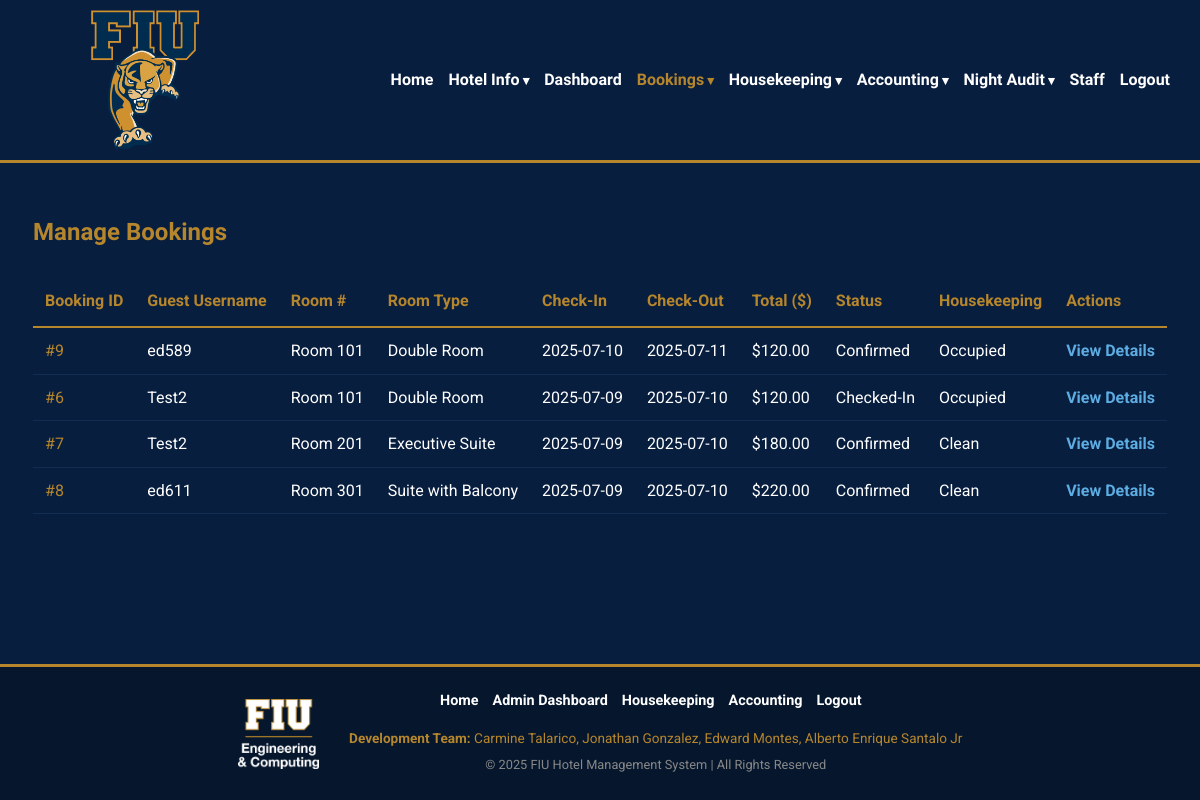
Before: /admin_bookings.php (signed in) with the older database file.
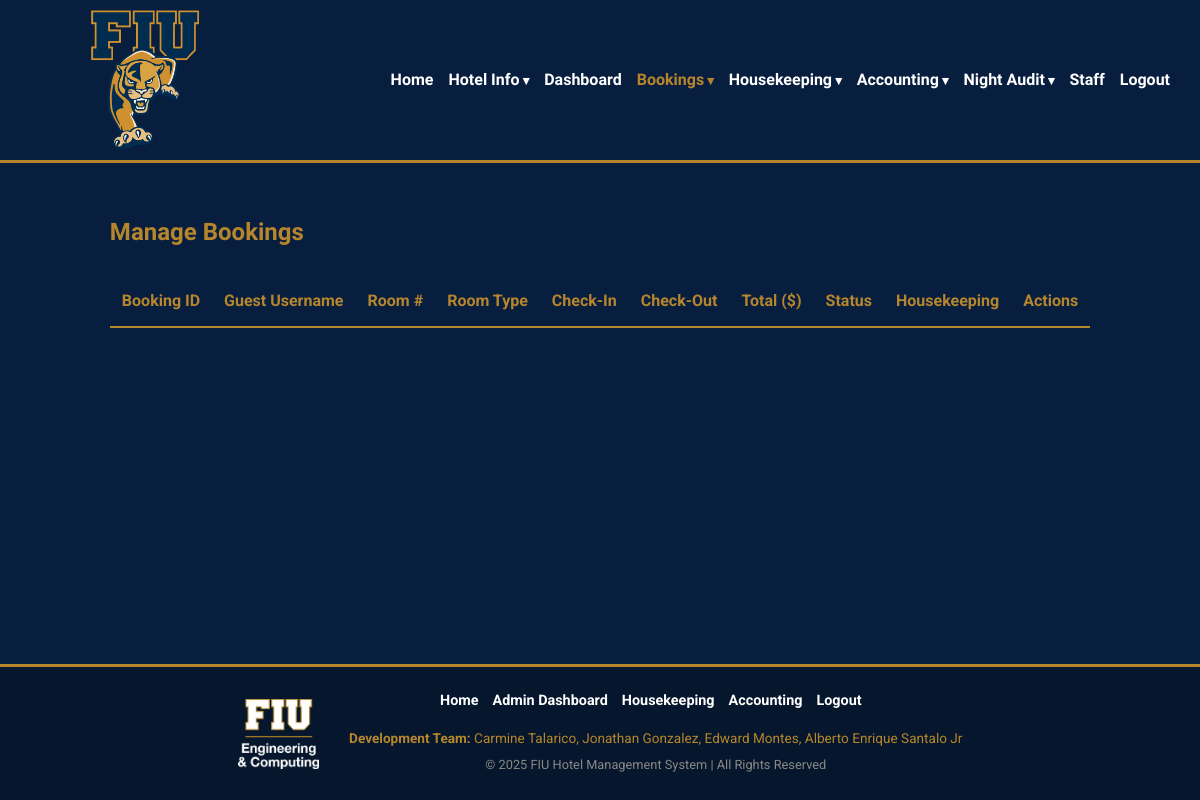
After: the same page with the newer database file.
### tables this page shows
CREATE TABLE `bookings` (
  `id` int(11) NOT NULL,
  `user_id` int(11) NOT NULL,
  `room_id` int(11) NOT NULL,
  `check_in` date NOT NULL,
  `check_out` date NOT NULL,
  `total_price` decimal(10,2) DEFAULT 0.00,
  `status` enum('confirmed','checked-in','checked-out','cancelled') NOT NULL DEFAULT 'confirmed',
  `confirmation_number` varchar(20) NOT NULL,
  `source` varchar(50) NOT NULL DEFAULT 'Online',
  `created_at` timestamp NOT NULL DEFAULT current_timestamp()
);

CREATE TABLE `users` (
  `id` int(11) NOT NULL,
  `username` varchar(50) NOT NULL,
  `password` varchar(255) NOT NULL,
  `role` enum('admin','manager','front_desk','housekeeping','accountant','guest','friend') NOT NULL DEFAULT 'guest',
  `full_name` varchar(100) DEFAULT NULL,
  `email` varchar(100) DEFAULT NULL,
  `phone` varchar(20) DEFAULT NULL,
  `is_active` tinyint(1) NOT NULL DEFAULT 1
);

CREATE TABLE `rooms` (
  `id` int(11) NOT NULL,
  `room_type` varchar(50) NOT NULL,
  `room_number` varchar(10) NOT NULL,
  `capacity` int(11) DEFAULT 2,
  `image_path` varchar(255) DEFAULT NULL,
  `status` enum('available','booked','maintenance') DEFAULT 'available',
  `housekeeping_status` enum('clean','dirty','maintenance','occupied') NOT NULL DEFAULT 'dirty'
);

### public/admin_bookings.php (the view, shortened to what this page needs)
<?php
require_once __DIR__ . '/../config/db.php';
require_once __DIR__ . '/../includes/header.php';
$sql = "SELECT b.id AS booking_id, u.username, r.room_number, r.room_type, r.housekeeping_status, b.check_in, b.check_out, b.total_price, b.status FROM bookings b JOIN users u ON b.user_id = u.id JOIN rooms r ON b.room_id = r.id ORDER BY b.check_in DESC";
$result = $conn->query($sql);
?>
<h2>Manage Bookings</h2>
<table class="data-table">
    <thead>
        <tr>
            <th>Booking ID</th>
            <th>Guest Username</th>
            <th>Room #</th>
            <th>Room Type</th>
            <th>Check-In</th>
            <th>Check-Out</th>
            <th>Total ($)</th>
            <th>Status</th>
            <th>Housekeeping</th>
            <th>Actions</th>
        </tr>
    </thead>
    <tbody>
        <?php while ($row = $result->fetch_assoc()):
            $status_class = '';
            if ($row['status'] === 'cancelled') {
                $status_class = 'status-cancelled';
            } elseif ($row['status'] === 'checked-in') {
                $status_class = 'status-checked-in';
            }
        ?>
            <tr>
                <td>
                    <a href="admin_booking_detail.php?booking_id=<?= $row['booking_id'] ?>">
                        #<?= $row['booking_id'] ?>
                    </a>
                </td>
                <td><?= htmlspecialchars($row['username']) ?></td>
                <td>Room <?= htmlspecialchars($row['room_number']) ?></td>
                <td><?= htmlspecialchars($row['room_type']) ?></td>
                <td><?= htmlspecialchars($row['check_in']) ?></td>
                <td><?= htmlspecialchars($row['check_out']) ?></td>
                <td>$<?= number_format($row['total_price'], 2) ?></td>
                <td class="text-capitalize <?= $status_class ?>">
                    <?= htmlspecialchars($row['status'] ?? 'N/A') ?>
                </td>
                <td class="text-capitalize">
                    <?= htmlspecialchars($row['housekeeping_status'] ?? 'unknown') ?>
                </td>
                <td>
                    <a class="btn-link-style" href="admin_booking_detail.php?booking_id=<?= $row['booking_id'] ?>">View Details</a>
                </td>
            </tr>
        <?php endwhile; ?>
    </tbody>
</table>
<?php require_once __DIR__ . '/../includes/footer.php'; ?>

### includes/header.php (shortened to what this page needs)
<?php
$current_page = basename($_SERVER['PHP_SELF']);
$is_hotel_info_page = in_array($current_page, ['hotel.php', 'rooms.php', 'bookings.php']);
$is_booking_page = in_array($current_page, ['admin_bookings.php', 'room_plan.php']);
$is_housekeeping_page = in_array($current_page, ['housekeeping.php', 'housekeeping_tasks.php', 'admin_housekeeping_assign.php']);
$is_accounting_page = in_array($current_page, ['payments.php', 'reports.php']);
$is_audit_page = in_array($current_page, ['night_audit.php', 'audit_log_viewer.php']);
?>
<!DOCTYPE html>
<html lang="en">
<head>
  <link rel="stylesheet" href="/assets/css/style.css">
</head>
<body class="<?= $current_page == 'index.php' ? 'homepage' : '' ?>">
<header class="main-header <?= $current_page == 'index.php' ? 'homepage-header' : '' ?>">
    <div class="header-content">
        <div class="logo">
            <a href="/index.php">
                <img src="/assets/images/FIU-Panthers-Logo-2009.png" alt="FIU Logo">
            </a>
        </div>
        <nav>
            <a href="/index.php" class="<?= $current_page == 'index.php' ? 'active' : '' ?>">Home</a>
            <div class="nav-item dropdown">
                <a href="/hotel.php" class="dropdown-toggle <?= $is_hotel_info_page ? 'active' : '' ?>">Hotel Info</a>
            </div>
            <?php if (isset($_SESSION['user_id'])): ?>
                <?php $role = $_SESSION['role']; ?>
                <?php
                if (in_array($role, ['admin', 'manager'])): ?>
                    <a href="/admin_dashboard.php" class="<?= $current_page == 'admin_dashboard.php' ? 'active' : '' ?>">Dashboard</a>
                    <div class="nav-item dropdown">
                        <a href="/admin_bookings.php" class="dropdown-toggle <?= $is_booking_page ? 'active' : '' ?>">Bookings</a>
                    </div>
                    <div class="nav-item dropdown">
                        <a href="/housekeeping.php" class="dropdown-toggle <?= $is_housekeeping_page ? 'active' : '' ?>">Housekeeping</a>
                    </div>
                    <div class="nav-item dropdown">
                        <a href="/payments.php" class="dropdown-toggle <?= $is_accounting_page ? 'active' : '' ?>">Accounting</a>
                    </div>
                    <div class="nav-item dropdown">
                        <a href="/night_audit.php" class="dropdown-toggle <?= $is_audit_page ? 'active' : '' ?>">Night Audit</a>
                    </div>
					<a href="/users.php" class="<?= $current_page == 'users.php' ? 'active' : '' ?>">Staff</a>
                <?php
                elseif ($role === 'guest'): ?>
                    <a href="/manage_reservations.php" class="<?= $current_page == 'manage_reservations.php' ? 'active' : '' ?>">My Reservations</a>
                <?php endif; ?>
                <a href="/api/logout.php">Logout</a>
            <?php else:  ?>
                <a href="/login.php" class="<?= $current_page == 'login.php' ? 'active' : '' ?>">Login</a>
                <a href="/register.php" class="<?= $current_page == 'register.php' ? 'active' : '' ?>">Register</a>
            <?php endif; ?>
        </nav>
    </div>
</header>
<div class="container">

### includes/footer.php (shortened to what this page needs)
</div>
<footer class="main-footer">
<div class="footer-content">
    <div class="footer-logo">
        <a href="/index.php">
            <img src="/assets/images/FIULogoFooter.png" alt="FIU Footer Logo">
        </a>
    </div>
    <div class="footer-main-content">
        <div class="footer-links">
            <?php if (isset($_SESSION['user_id'])): ?>
                <?php $role = $_SESSION['role']; ?>
                <?php
                if (in_array($role, ['admin', 'manager'])): ?>
                    <a href="/index.php">Home</a>
                    <a href="/admin_dashboard.php">Admin Dashboard</a>
                    <a href="/housekeeping.php">Housekeeping</a>
                    <a href="/payments.php">Accounting</a>
                    <a href="/api/logout.php">Logout</a>
                <?php
                elseif ($role === 'accountant'): ?>
                    <a href="/index.php">Home</a>
                    <a href="/payments.php">Accounting</a>
                    <a href="/api/logout.php">Logout</a>
                <?php
                elseif ($role === 'housekeeping'): ?>
                    <a href="/index.php">Home</a>
                    <a href="/housekeeping.php">Housekeeping</a>
                    <a href="/api/logout.php">Logout</a>
                <?php
                endif; ?>
            <?php endif; ?>
        </div>
        <div class="footer-info">
            <p><strong>Development Team:</strong> Carmine Talarico, Jonathan Gonzalez, Edward Montes, Alberto Enrique Santalo Jr</p>
            <p class="copyright">&copy; <?php echo date("Y"); ?> FIU Hotel Management System | All Rights Reserved</p>
        </div>
    </div>
</div>
</footer>
</body>
</html>

### public/assets/css/style.css (style rules this page uses)
body, h1, h2, h3, p, a, ul, li, table, input, select, button, textarea, label { margin: 0; padding: 0; box-sizing: border-box; font-family: 'Roboto', sans-serif; }
body { background-color: #081E3F; color: #ffffff; line-height: 1.6; display: flex; flex-direction: column; min-height: 100vh; }
h1, h2, h3 { font-family: 'Orbitron', sans-serif; color: #B6862C; margin-bottom: 1rem; }
p { margin-bottom: 1rem; }
a { color: #B6862C; text-decoration: none; }
.container { flex-grow: 1; max-width: 1200px; margin: 30px auto 60px; padding: 20px; }
.main-header { background-color: #081E3F; position: static; border-bottom: 3px solid #B6862C; z-index: 1000; }
.header-content { display: flex; justify-content: space-between; align-items: center; padding: 10px 30px; max-width: 1400px; margin: 0 auto; }
.logo img { height: 140px; width: auto; display: block; }
nav { display: flex; align-items: center; flex-wrap: wrap; gap: 0 15px; }
nav a { color: #fff; text-decoration: none; padding: 8px 0; font-weight: bold; position: relative; font-family: 'Orbitron', sans-serif; }
nav a:hover, nav a.active { color: #B6862C; }
.data-table { width: 100%; border-collapse: collapse; margin-top: 25px; color: #ffffff; background-color: transparent; }
.data-table th { color: #B6862C; padding: 12px; text-align: left; border-bottom: 2px solid #B6862C; }
.nav-item.dropdown { position: relative; display: inline-block; }
.dropdown-toggle::after { content: ' ▾'; font-size: 0.8em; }
.main-footer { background-color: #06172D; color: #ccc; padding: 20px 30px; margin-top: auto; border-top: 3px solid #B6862C; }
.footer-content { max-width: 1200px; margin: 0 auto; display: flex; flex-direction: row; justify-content: center; align-items: center; gap: 30px; }
.footer-logo img { max-height: 70px; width: auto; display: block; }
.footer-main-content { text-align: center; }
.footer-links { margin-bottom: 15px; }
.footer-links a { color: #fff; font-weight: bold; margin: 0 10px 0 0; font-size: 0.9rem; }
.footer-info p { margin: 5px 0; font-size: 0.85rem; color: #B6862C; }
.footer-info .copyright { font-size: 0.8rem; color: #888; }
.btn-link-style { color: #5dade2; background: none; border: none; padding: 0; font-weight: bold; }
.data-table td { padding: 10px 12px; border-bottom: 1px solid #122C55; vertical-align: middle; }
.text-capitalize { text-transform: capitalize; }

Changed rows visible on the page:
removed bookings: id "9", user.username "ed589", room.room_number "101", room.room_type "Double Room", check_in "2025-07-10", check_out "2025-07-11", total_price "120.00", status "Confirmed", room.housekeeping_status "Occupied"
removed bookings: id "6", user.username "Test2", room.room_number "101", room.room_type "Double Room", check_in "2025-07-09", check_out "2025-07-10", total_price "120.00", status "Checked-In", room.housekeeping_status "Occupied"
removed bookings: id "7", user.username "Test2", room.room_number "201", room.room_type "Executive Suite", check_in "2025-07-09", check_out "2025-07-10", total_price "180.00", status "Confirmed", room.housekeeping_status "Clean"
removed bookings: id "8", user.username "ed611", room.room_number "301", room.room_type "Suite with Balcony", check_in "2025-07-09", check_out "2025-07-10", total_price "220.00", status "Confirmed", room.housekeeping_status "Clean"
